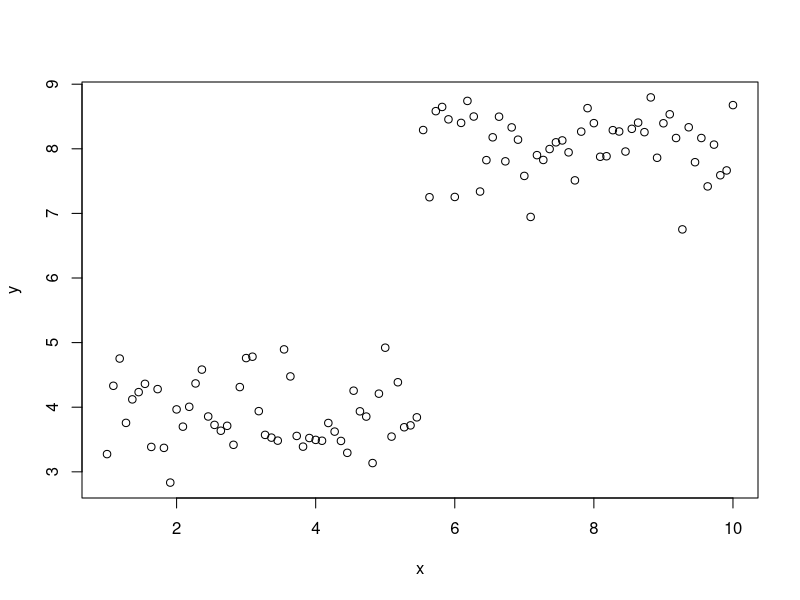
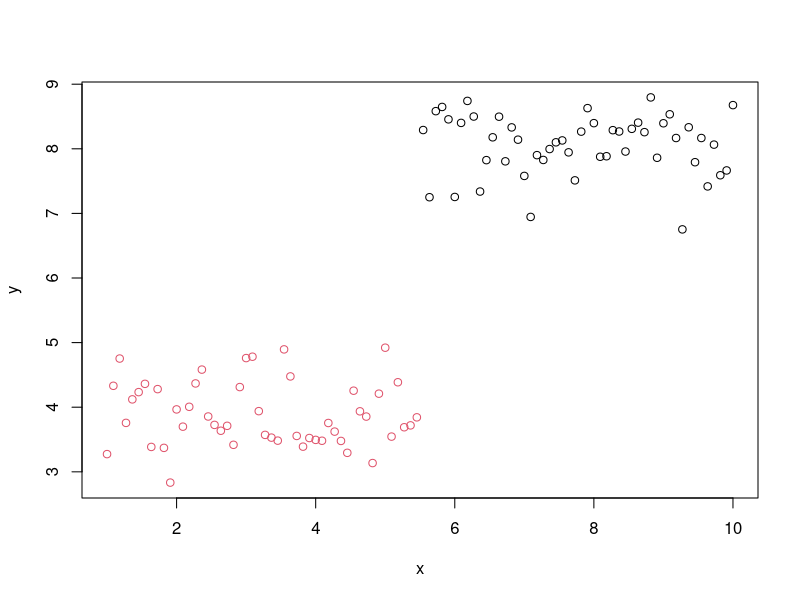
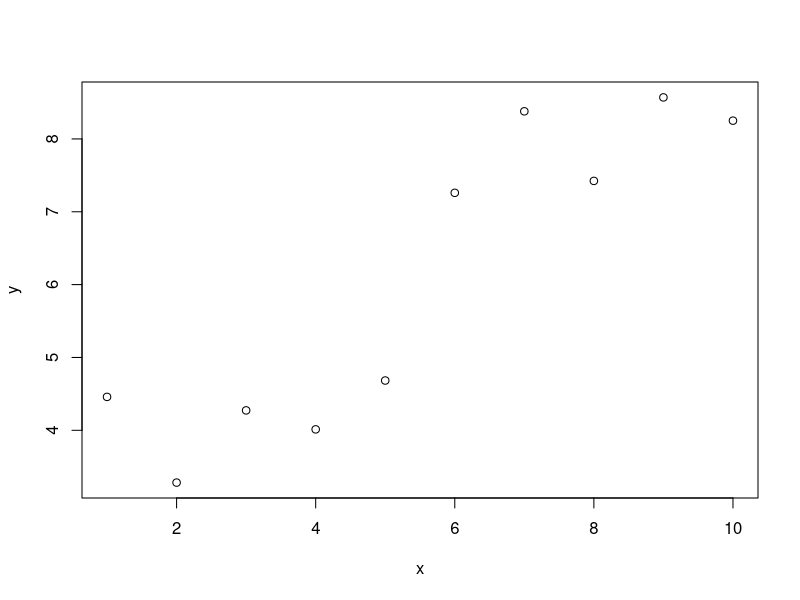
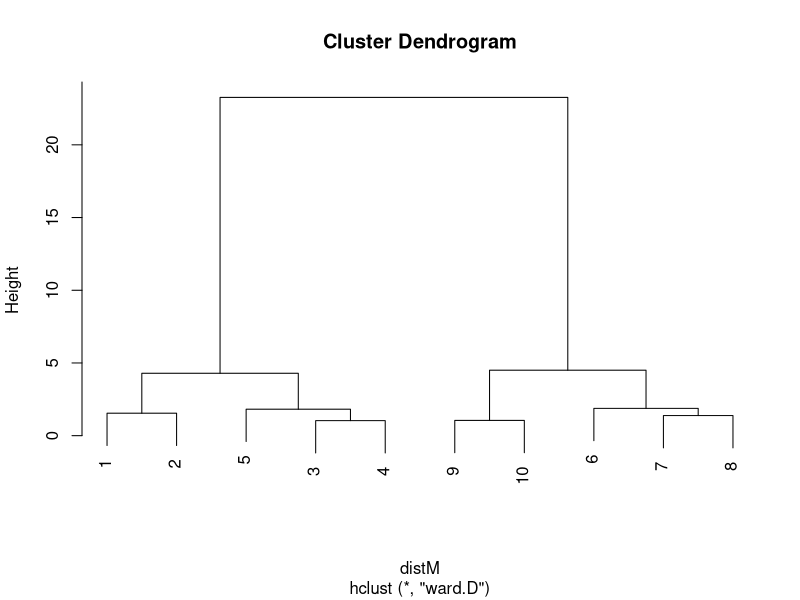
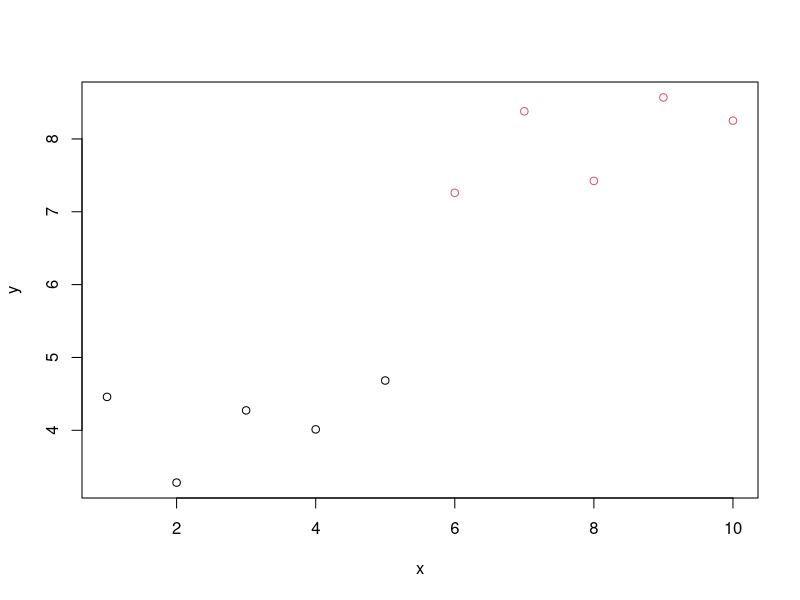

Recreate these plots in R, in order.
## k-means Demo

x <- seq(from=1,to=10,length.out = 100)
y1 <- rnorm(50, 4, 0.5)
y2 <- rnorm(50, 8, 0.5)
y <- c(y1,y2)
plot(x,y)
obs <- data.frame(x,y)
kmeansObj <-  kmeans(obs, centers = 2)
plot(x,y, col= kmeansObj$cluster)

## Hierarchical Clustering
x <- seq(from=1,to=10,length.out = 10)
y1 <- rnorm(5, 4, 0.5)
y2 <- rnorm(5, 8, 0.5)
y <- c(y1,y2)
plot(x,y)
obs <- data.frame(x,y)
distM <- dist(obs)
clusters <- hclust(distM, method = "ward.D")
plot(clusters)
mem <- cutree(clusters, k =2)
plot(x,y, col=mem)
